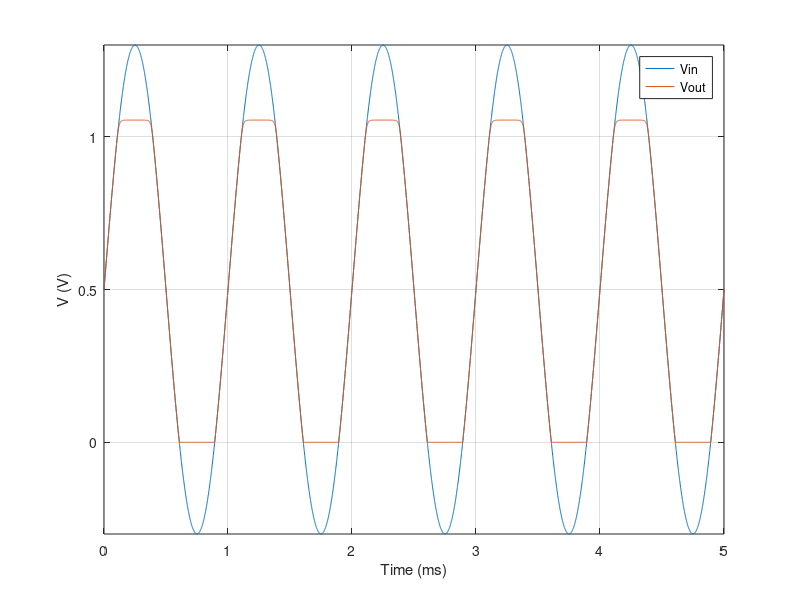

Recreate this plot in MATLAB.
clear all; close all; clc;

%% Read data from CSV in the same folder
M = csvread('tran_8m.csv',1,0);
t = M(:,1).*1000;
vin = M(:,4);
vout = M(:,2);

%% Generate plot
plot(t,vin,t,vout);
xlabel('Time (ms)');
ylabel('V (V)');
axis([min(t),max(t),min(vin),max(vin)]);
legend('Vin','Vout');
grid on;

saveas(gcf,'tran_8m.eps','epsc');
